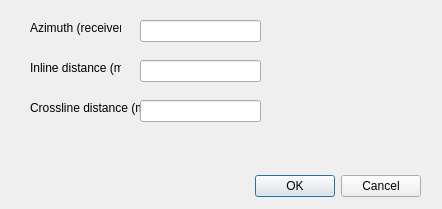
<?xml version="1.0" encoding="UTF-8"?>
<ui version="4.0">
 <class>Dialog</class>
 <widget class="QDialog" name="Dialog">
  <property name="geometry">
   <rect>
    <x>0</x>
    <y>0</y>
    <width>442</width>
    <height>209</height>
   </rect>
  </property>
  <property name="windowTitle">
   <string>Dialog</string>
  </property>
  <widget class="QDialogButtonBox" name="buttonBox">
   <property name="geometry">
    <rect>
     <x>220</x>
     <y>170</y>
     <width>201</width>
     <height>32</height>
    </rect>
   </property>
   <property name="orientation">
    <enum>Qt::Horizontal</enum>
   </property>
   <property name="standardButtons">
    <set>QDialogButtonBox::Cancel|QDialogButtonBox::Ok</set>
   </property>
  </widget>

  <widget class="QLabel" name="label_azimuth">
   <property name="geometry">
    <rect>
     <x>30</x>
     <y>20</y>
     <width>91</width>
     <height>16</height>
    </rect>
   </property>
   <property name="text">
    <string>Azimuth (receiver)</string>
   </property>
  </widget>
  <widget class="QLineEdit" name="lineEdit_azimuth">
   <property name="geometry">
    <rect>
     <x>140</x>
     <y>20</y>
     <width>121</width>
     <height>22</height>
    </rect>
   </property>
  </widget>

  <widget class="QLabel" name="label_inline">
   <property name="geometry">
    <rect>
     <x>30</x>
     <y>60</y>
     <width>91</width>
     <height>16</height>
    </rect>
   </property>
   <property name="text">
    <string>Inline distance (m)</string>
   </property>
  </widget>
  <widget class="QLineEdit" name="lineEdit_inline">
   <property name="geometry">
    <rect>
     <x>140</x>
     <y>60</y>
     <width>121</width>
     <height>22</height>
    </rect>
   </property>
  </widget>

  <widget class="QLabel" name="label_crossline">
   <property name="geometry">
    <rect>
     <x>30</x>
     <y>100</y>
     <width>111</width>
     <height>16</height>
    </rect>
   </property>
   <property name="text">
    <string>Crossline distance (m)</string>
   </property>
  </widget>
  <widget class="QLineEdit" name="lineEdit_crossline">
   <property name="geometry">
    <rect>
     <x>140</x>
     <y>100</y>
     <width>121</width>
     <height>22</height>
    </rect>
   </property>
  </widget>
 </widget>

 <resources/>
 <connections>
  <connection>
   <sender>buttonBox</sender>
   <signal>accepted()</signal>
   <receiver>Dialog</receiver>
   <slot>accept()</slot>
   <hints>
    <hint type="sourcelabel">
     <x>248</x>
     <y>254</y>
    </hint>
    <hint type="destinationlabel">
     <x>157</x>
     <y>274</y>
    </hint>
   </hints>
  </connection>
  <connection>
   <sender>buttonBox</sender>
   <signal>rejected()</signal>
   <receiver>Dialog</receiver>
   <slot>reject()</slot>
   <hints>
    <hint type="sourcelabel">
     <x>316</x>
     <y>260</y>
    </hint>
    <hint type="destinationlabel">
     <x>286</x>
     <y>274</y>
    </hint>
   </hints>
  </connection>
 </connections>
</ui>
